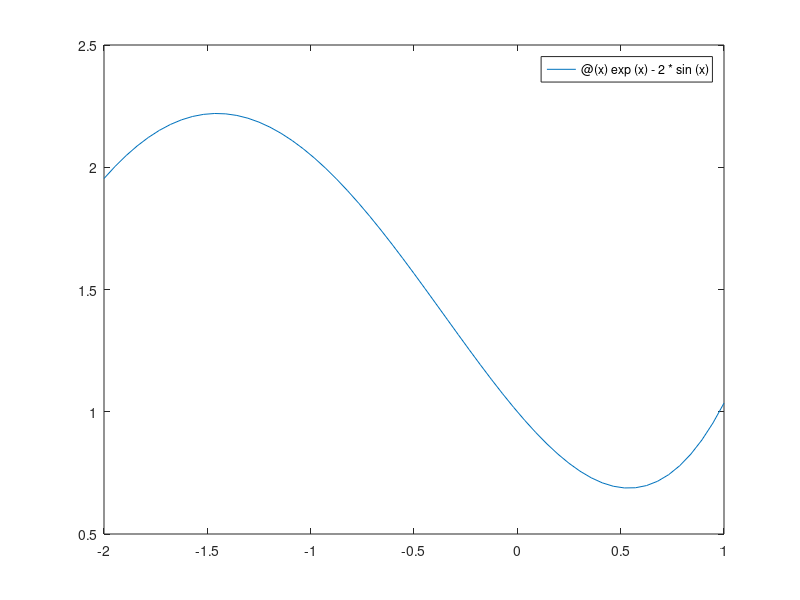

This figure's MATLAB source: (Note: this script raises an error after producing the figure.)
f =@(x)exp(x)-2*sin(x); % function

eps = 1e-4
a=-2; %limits
b=1;

fplot(f,[a,b])     % plot of function
hold on

k = (b-a)/eps; %The smallest Fibonacci number satisfying

for i=0:1:100
    
    if myfibonacci(i)>k
        n=i;     
        n
        break
    end
end


t=0;

while (n>0)

c = a + (1-myfibonacci(n-1)/myfibonacci(n))*(b-a);
d = a + myfibonacci(n-1)/myfibonacci(n)*(b-a);


if (f(d)< f(c)) %change for min. point if (f(d)>=f(c))
    
   a = a;
   b = d;
   d = c;
   
else
    
   a = c;
   b = b;
   c = d;
   
end

plot(c,f(c),'gx')
hold on

plot(d,f(d),'rx')
hold on



n=n-1;

fprintf('--------------------------------------------------------------\n')
fprintf('a           b              n    f(c)          f(d)\n')
fprintf('%.4e  %.4e     %d    %.4e   %.4e \n',a,b,n,f(c),f(d))

end

%% find fibonacci number
function t=myfibonacci(k) 

x(1)=0;
x(2)=1;

    if(k==0)
    t = x(1)
    elseif (k==1)
    t = x(2)
    elseif (k>=2)
        for i=2:1:k
        x(i+1) = x(i)+x(i-1);
        t = x(i+1)
        end
    end
end
